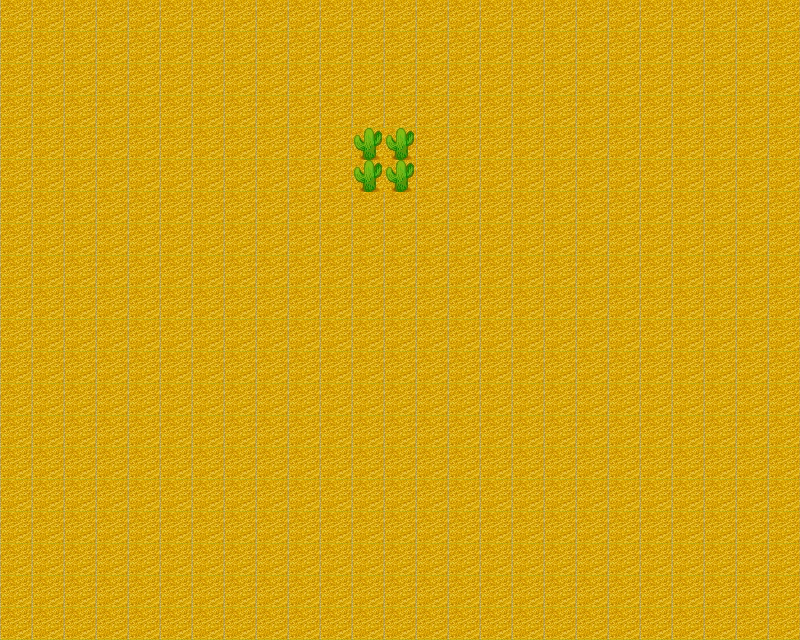

The image is a tile-based game level rendered from a .tmx file. Its description and source (layers, tilesets, objects; grid data summarised) follow:
An orthogonal 25x20 tile map with 32x32 px tiles, 2 tile layers (Tile Layer 1, Tile Layer 2).

<map version="1.0" orientation="orthogonal" width="25" height="20" tilewidth="32" tileheight="32">
 <tileset firstgid="1" name="1" tilewidth="32" tileheight="32">
  <image source="tiled_test.jpg" width="512" height="512" />
 </tileset>
 <layer name="Tile Layer 1" width="25" height="20">
  <properties>
   <property name="walkable" value="1" />
  </properties>
  <data>[500 cells, 500 non-empty, 1 distinct tile ids]</data>
 </layer>
 <layer name="Tile Layer 2" width="25" height="20">
  <properties>
   <property name="walkable" value="0" />
  </properties>
  <data>[500 cells, 4 non-empty, 1 distinct tile ids]</data>
 </layer>
</map>
